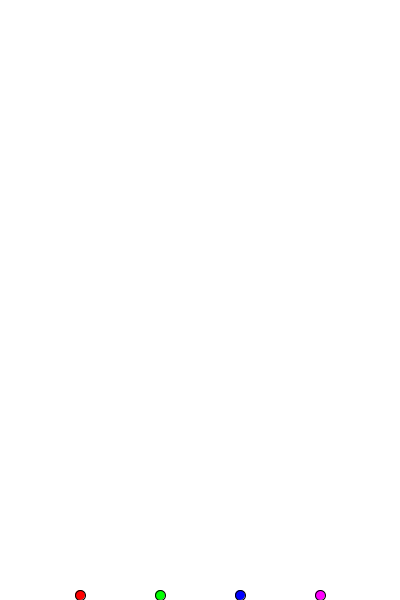
Frame 1 (no input)
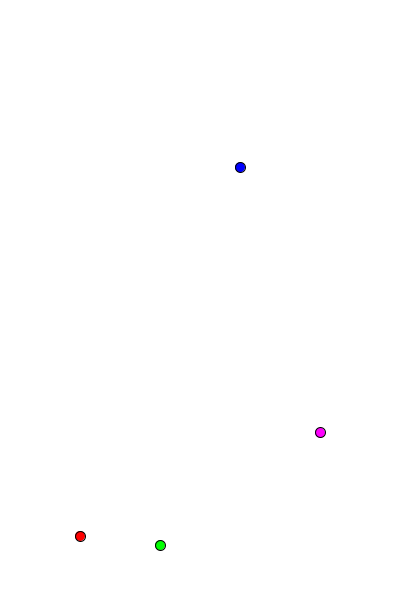
Frame 60 (the mouse pressed at the canvas centre just before this capture)
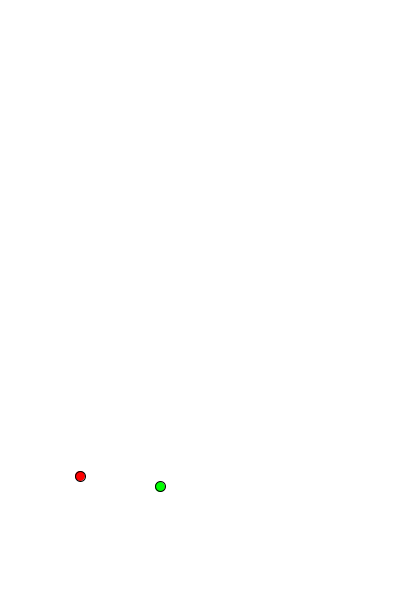
Frame 120 (the mouse held since frame 60 and released just before this capture)

The Processing sketch that drew these frames (run headless with seeded random() and noise(); from frame 60 on, the mouse is pressed at the canvas centre):

// Processing sketch: sketch_250922a
// ── sketch_250922a.pde
//Henry Wrede Black
//four small circles

//y-coords for the circles
float y1;
float y2;
float y3;
float y4;
//speed values for the circles
float y3a;
float y4a;

void setup() {
  size(400, 600);

  //Initializes variables
  y1 = height - 5;
  y2 = height - 5;
  y3 = height - 5;
  y4 = height - 5;

  y3a = 0; //starting speed of y3 is 0
  y4a = -10; //starting speed of y4 is -10
}

void draw() {
  ellipseMode(CENTER);
  background(255);

  fill(255, 0, 0); //red
  ellipse(width*.2, y1, 10, 10);
  fill(0, 255, 0); //green
  ellipse(width*.4, y2, 10, 10);
  fill(0, 0, 255); //blue
  ellipse(width*.6, y3, 10, 10);
  fill(255, 0, 255); //magenta
  ellipse(width*.8, y4, 10, 10);


  //Animation variables
  y1 = y1 - 1; //constant speed
  y2 = y2 - random(2); //random value between -1 and up to 2

  y3 = y3 + y3a;
  y3a = y3a - .25; //speed increasing by .25

  y4 = y4 + y4a;
  y4a = y4a + .25; //speed increasing by .25
}
